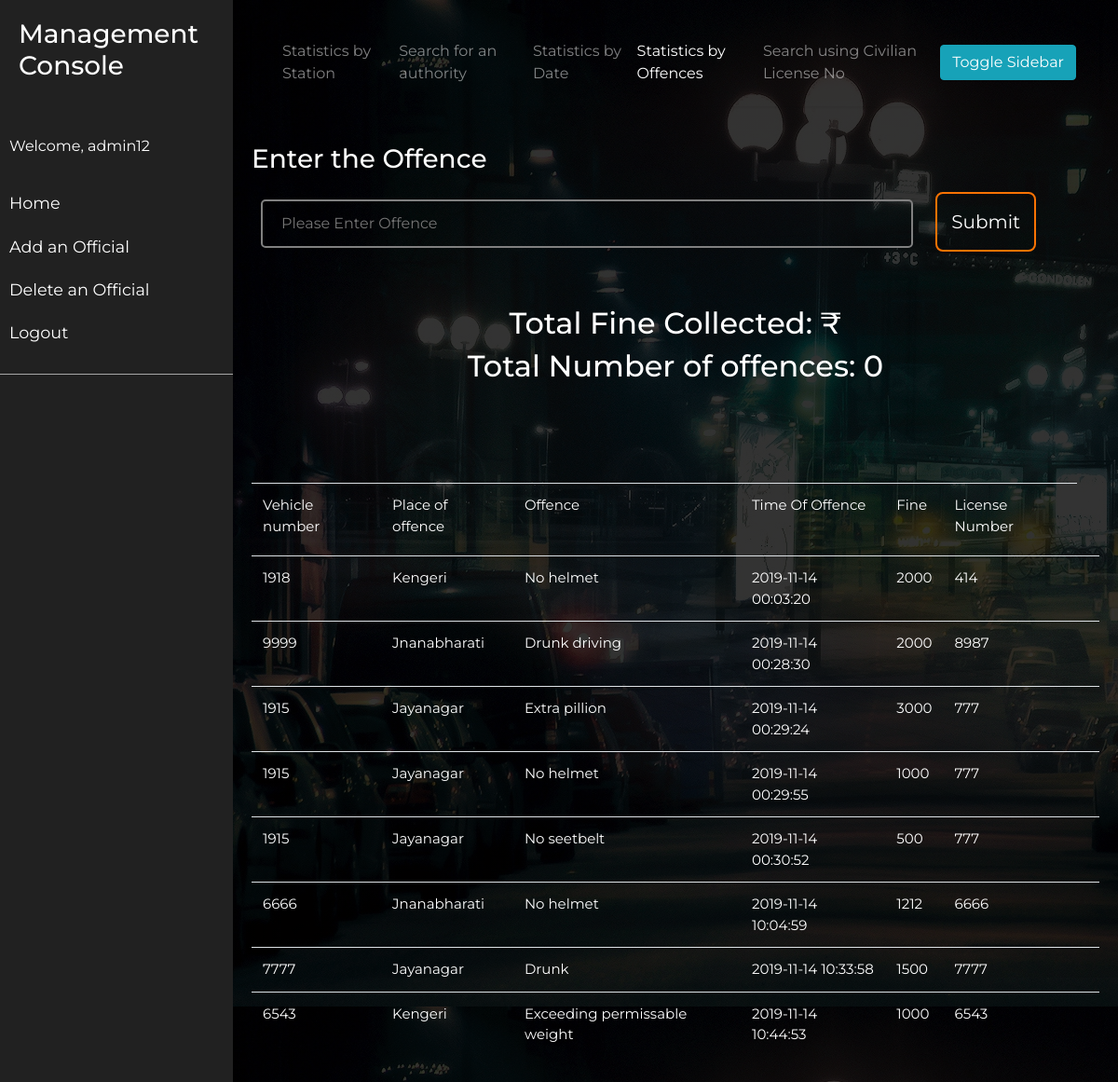
The page /offencestats.php (signed in) on the database its author committed.
### tables this page shows
CREATE TABLE `useroffence` (
  `Offence` varchar(30) NOT NULL,
  `Fine` int(50) NOT NULL,
  `VehicleNo` varchar(16) NOT NULL,
  `Place` varchar(30) NOT NULL,
  `DateTime` datetime NOT NULL DEFAULT CURRENT_TIMESTAMP,
  `OfficialUsername` varchar(30) NOT NULL,
  `LicenseNo` varchar(20) NOT NULL
);

### offencestats.php (the view, shortened to what this page needs)
<?php
 $loginusername = $_SESSION["loginusername"];
 ?>
<!DOCTYPE html>
<html>
<head>
    <link rel="stylesheet" href="https://stackpath.bootstrapcdn.com/bootstrap/4.1.0/css/bootstrap.min.css"
>
    <link rel="stylesheet" href="main.css">
</head>
<body>
    <div class="wrapper">
        <nav id="sidebar">
            <div class="sidebar-header">
                <h3>Management Console</h3>
            </div>
            <ul class="list-unstyled components">
                <p>Welcome, <?php echo $loginusername; ?></p>
                <li>
                    <a href="admin.php">Home</a>
                <li>
                    <a href="register.php">Add an Official</a>
                </li>
                <li>
                    <a href="delpge.php">Delete an Official</a>
                </li>
                <li>
                    <a href="logout.php">Logout</a>
                </li>
            </ul>
        </nav>
        <div id="content">
            <nav class="navbar navbar-expand-sm navbar-dark bg-transparent">
                <div class="container-fluid">
                    <div>
                        <ul class="navbar-nav">
                            <li class="nav-item"><a class="nav-link" href="admin.php">Statistics by Station</a></li>
                            <li class="nav-item"><a class="nav-link" href="authsearch.php">Search for an authority</a>
                            </li>
                            <li class="nav-item"><a class="nav-link" href="statsdate.php">Statistics by Date</a></li>
                            <li class="nav-item active"><a class="nav-link" href="offencestats.php">Statistics by Offences</a></li>
                            <li class="nav-item"><a class="nav-link" href="searchlic.php">Search using Civilian License
                                    No</a></li>
                        </ul>
                    </div>
                    <button type="button" id="sidebarCollapse" class="btn btn-info">
                        <span>Toggle Sidebar</span>
                    </button>
                </div>
            </nav>
            <div class="view">
                <form method="POST">
                    <h3>Enter the Offence</h3>
                    <input type="text" name="offence" size="30" class="input_form"
                        placeholder="Please Enter Offence">
                    <input type="submit" value="Submit" class="btn1" />
                </form>
                <table class="table">
                    <tr>
                        <td><label for="uid">Vehicle number</label></td>
                        <td><label for="uid">Place of offence</label></td>
                        <td><label for="uid">Offence</label></td>
                        <td><label for="uid">Time Of Offence</label></td>
                        <td><label for="uid">Fine</label></td>
                        <td><label for="uid">License Number</label></td>
                    </tr>
                    <div class="Display">
                        <?php
						require_once "config.php";
                        $offence = $_POST["offence"];
                        $sql = "SELECT offence, fine, vehicleno, place, datetime,licenseno FROM useroffence WHERE offence LIKE '%$offence%'" ;
                        $sum = "SELECT SUM(fine),COUNT(offence) from useroffence where offence = '$offence'";
                        $result = mysqli_query($conn, $sql);
                        $total = mysqli_query($conn,$sum);
						if (mysqli_num_rows($result)>0) {
						while($row = mysqli_fetch_assoc($result)) {
							echo"<tr><td>".$row["vehicleno"]."</td><td>".$row["place"]."</td><td>".$row["offence"]."</td><td>". $row["datetime"]."</td><td>".$row["fine"]."</td><td>".$row["licenseno"]."</td><td></tr>";
                        }
                        $row = mysqli_fetch_assoc($total);
                         echo "<br/><br/><h2><center>Total Fine Collected: ₹".$row["SUM(fine)"]."</center></h2>";
                        echo "<h2><center>Total Number of offences: ".$row["COUNT(offence)"]."</center></h2><br/><br/>";
                        }
                        else {
						echo "No users with Offence: $offence found!";
						}
					?>
                    </div>
                </table>
            </div>
        </div>
    </div>
</body>
</html>

### main.css (style rules this page uses)
body { background: linear-gradient(rgba(0,0,0,.8), rgba(0,0,0,.8)), url('bg.jpg'); }
.input_form { width: 700px; padding: 12px 20px; margin: 10px 10px; background-color: transparent !important; border: 2px solid gray; border-radius: 5px; -webkit-transition-duration: 0.4s !important; transition-duration: 0.4s; }
.btn1 { border: 2px solid #fc7303; background-color: transparent; border-radius: 8px; font-size: 20px; -webkit-transition-duration: 0.4s; transition-duration: 0.4s; text-decoration: none !important; padding: 15px; margin: 10px; }
* { font-family: 'Montserrat', sans-serif; color: #ffffff; }
table td { padding: 10px; margin: 10px; border: none; }
table tr { padding: 10px; margin: 10px; border: none; }
a { text-decoration: none; color: black; }
.view { font-family: sans-serif; color: #fc7303; }
.table { font-size: 15px; background-color: transparent; margin-top: 50px; padding: 10px; }
.navbar { padding: 15px 10px; background: #fff; border: none; border-radius: 0; margin-bottom: 40px; box-shadow: 1px 1px 3px rgba(0, 0, 0, 0.1); }
.wrapper { display: flex; width: 100%; align-items: stretch; }
#sidebar { min-width: 250px; max-width: 250px; background: #212121; color: #fff; transition: all 0.3s; }
#sidebar .sidebar-header { padding: 20px; background: #212121; }
#sidebar ul.components { padding: 20px 0; border-bottom: 1px solid #a7a7a7; }
#sidebar ul p { color: #fff; padding: 10px; }
#sidebar ul li a { padding: 10px; font-size: 1.1em; display: block; color: #fff; }
#content { width: 100%; padding: 20px; min-height: 100vh; transition: all 0.3s; }

### rows shown on the page
useroffence: VehicleNo "1918", Place "Kengeri", Offence "No helmet", DateTime "2019-11-14 00:03:20", Fine "2000", LicenseNo "414"
useroffence: VehicleNo "9999", Place "Jnanabharati", Offence "Drunk driving", DateTime "2019-11-14 00:28:30", Fine "2000", LicenseNo "8987"
useroffence: VehicleNo "1915", Place "Jayanagar", Offence "Extra pillion", DateTime "2019-11-14 00:29:24", Fine "3000", LicenseNo "777"
useroffence: VehicleNo "1915", Place "Jayanagar", Offence "No helmet", DateTime "2019-11-14 00:29:55", Fine "1000", LicenseNo "777"
useroffence: VehicleNo "1915", Place "Jayanagar", Offence "No seetbelt", DateTime "2019-11-14 00:30:52", Fine "500", LicenseNo "777"
useroffence: VehicleNo "6666", Place "Jnanabharati", Offence "No helmet", DateTime "2019-11-14 10:04:59", Fine "1212", LicenseNo "6666"
useroffence: VehicleNo "7777", Place "Jayanagar", Offence "Drunk", DateTime "2019-11-14 10:33:58", Fine "1500", LicenseNo "7777"
useroffence: VehicleNo "6543", Place "Kengeri", Offence "Exceeding permissable weight", DateTime "2019-11-14 10:44:53", Fine "1000", LicenseNo "6543"

### other values the page prints
$loginusername "admin12"
$row["COUNT(offence)"] "0"
